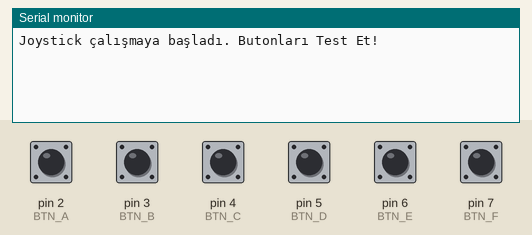
A sketch run on a simulated Arduino Uno, built with avr-gcc and run on an emulated ATmega328P. Shown: the last lines printed to the serial monitor. Inputs (shaded band) come from the test bench; at power-on: pin 2 (BTN_A), pin 3 (BTN_B), pin 4 (BTN_C), pin 5 (BTN_D), pin 6 (BTN_E), pin 7 (BTN_F) HIGH.

Above: at 1.2 s.
1.3 s: pin 2 (BTN_A) pulled LOW for 0.15 s
At 2.3 s:
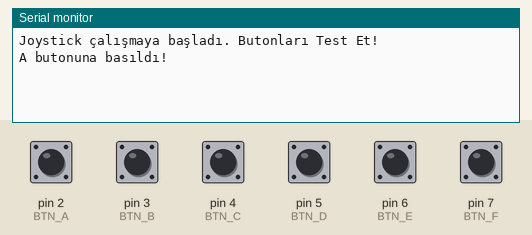
2.9 s: pin 3 (BTN_B) pulled LOW for 0.15 s
At 3.5 s:
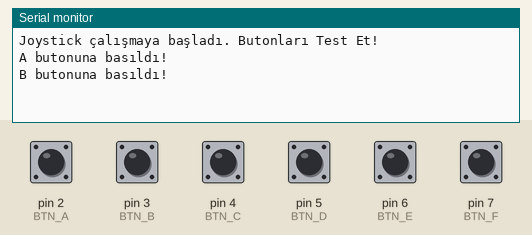
4.5 s: pin 4 (BTN_C) pulled LOW for 0.15 s
At 5.7 s:
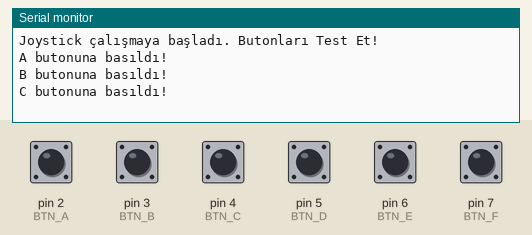
6.1 s: pin 5 (BTN_D) pulled LOW for 0.15 s
At 7.2 s:
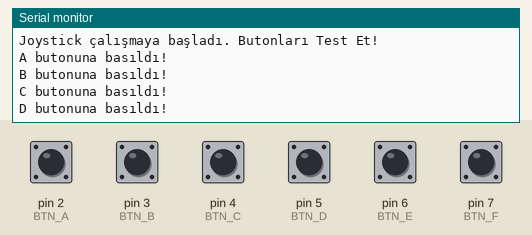
7.7 s: pin 6 (BTN_E) pulled LOW for 0.15 s
At 8.4 s:
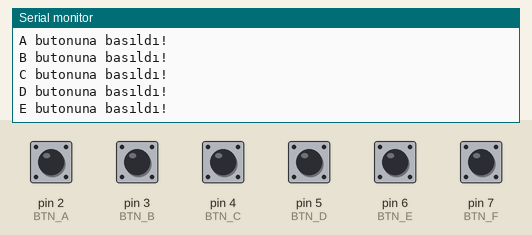
9.3 s: pin 7 (BTN_F) pulled LOW for 0.15 s
At 10.8 s:
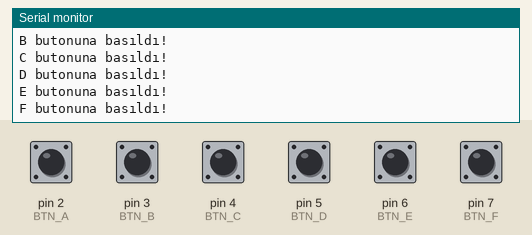

The sketch:

sketch_apr32a.ino
```cpp
#define BTN_A 2
#define BTN_B 3
#define BTN_C 4
#define BTN_D 5
#define BTN_E 6
#define BTN_F 7

void setup() {
  Serial.begin(9600);
  pinMode(BTN_A, INPUT_PULLUP);
  pinMode(BTN_B, INPUT_PULLUP);
  pinMode(BTN_C, INPUT_PULLUP);
  pinMode(BTN_D, INPUT_PULLUP);
  pinMode(BTN_E, INPUT_PULLUP);
  pinMode(BTN_F, INPUT_PULLUP);
  Serial.println("Joystick çalışmaya başladı. Butonları Test Et!");
}

void loop() {
  if(digitalRead(BTN_A) == LOW) {
    Serial.println("A butonuna basıldı!");
    delay(250);
  }
  if(digitalRead(BTN_B) == LOW) {
    Serial.println("B butonuna basıldı!");
    delay(250);
  }
  if(digitalRead(BTN_C) == LOW) {
    Serial.println("C butonuna basıldı!");
    delay(250);
  }
  if(digitalRead(BTN_D) == LOW) {
    Serial.println("D butonuna basıldı!");
    delay(250);
  }
  if(digitalRead(BTN_E) == LOW) {
    Serial.println("E butonuna basıldı!");
    delay(250);
  }
  if(digitalRead(BTN_F) == LOW) {
    Serial.println("F butonuna basıldı!");
    delay(250);
  }}
```

Measured:
- after the input at 1.3 s, the serial monitor: prints a new line at once (image 1)
- after the input at 2.9 s, the serial monitor: prints a new line at once (image 2)
- after the input at 4.5 s, the serial monitor: prints a new line at once (image 3)
- after the input at 6.1 s, the serial monitor: prints a new line at once (image 4)
- after the input at 7.7 s, the serial monitor: prints a new line at once (image 5)
- after the input at 9.3 s, the serial monitor: prints a new line at once (image 6)
